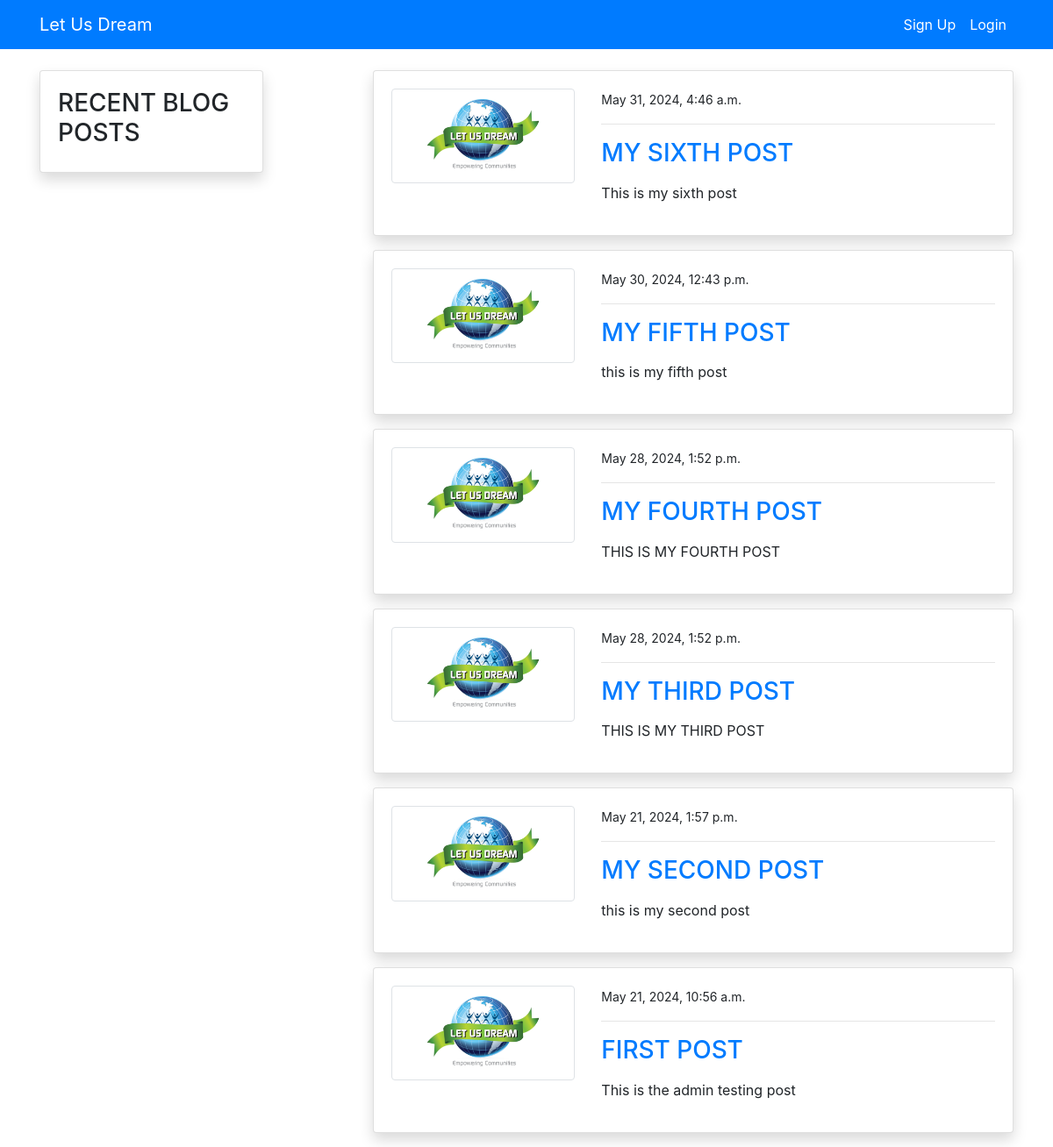
Page /home/ on the earlier database version.
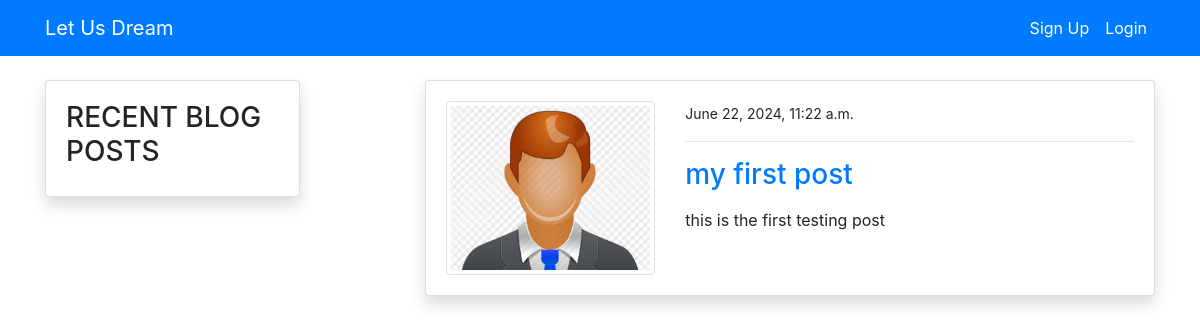
Same page on the later database version.
### blog/models.py (models this page shows, shortened)
class PostModel(models.Model):
    title = models.CharField(max_length=100)
    content = models.TextField()
    author = models.ForeignKey(User, on_delete=models.CASCADE)
    date_created = models.DateTimeField(auto_now_add=True)
    class Meta:
        ordering = ('-date_created',)

### users/models.py (models this page shows, shortened)
class ProfileModel(models.Model):
    user = models.OneToOneField(User, on_delete=models.CASCADE)
    image = models.ImageField(default='default.jpg', upload_to='profile', validators=[FileExtensionValidator(['png', 'jpg'])])

### blog/views.py (the view)
# urls.py: path('home/', views.home, name='blog-home'),
def home(request):
    posts = PostModel.objects.all()
    if request.method == 'POST':
        form = PostModelForm(request.POST)
        if form.is_valid():
            instance = form.save(commit=False)
            instance.author = request.user
            instance.save()
            return redirect('blog-home')
    else:
        form = PostModelForm()
    context = {
        'posts': posts,
        'form': form
    }
    return render(request, 'blog/home.html', context)

### templates/blog/home.html (shortened to what this page needs)
{% extends 'partials/body.html' %}
{% load crispy_forms_tags %}
{% block content %}
{% load static %}
<div class="container">
    <div class="row mt-5 pt-3">
        <div class="col-md-3 order-md-1">
            <div class="card my-3 shadow">
                <div class="card-body">
                    <h3>RECENT BLOG POSTS</h3>
                </div>
            </div>
        </div>
        <div class="col-md-8 order-md-2 offset-md-1">
            {% for post in posts %}
            <div class="card shadow my-3">
                <div class="card-body">
                    <div class="row">
                        <div class="col-md-4">
                            <img class="img-thumbnail" src="{{ post.author.profilemodel.image.url }}" alt="img">
                        </div>
                        <div class="col-md-8">
                            <small>{{ post.date_created }}</small>
                            <hr>
                            <a class="h3" href="{% url 'users-sign-up' %}">{{ post.title }}</a>
                            <p class="text-justify my-3">
                                {{ post.content }}
                            </p>
                        </div>
                    </div>
                </div>
            </div>
            {% endfor %}
        </div>
    </div>
</div>
{% endblock %}

### templates/partials/body.html (shortened to what this page needs)
{% load static %}
<!doctype html>
<html lang="en">
  <head>
    <link rel="stylesheet" href="https://cdn.jsdelivr.net/npm/bootstrap@4.6.2/dist/css/bootstrap.min.css">
      <link rel="stylesheet" href="{% static '/style.css' %}">
  </head>
  <body>
    {% block content %}
    {% endblock %}
    <nav class="navbar navbar-expand-lg navbar-primary bg-primary fixed-top">
      <div class="container">
          <a class="navbar-brand text-white" href="{% url 'users-sign-up' %}">Let Us Dream </a>
          <ul class="navbar-nav ml-auto">
            <li class="nav-item active">
                <a class="nav-link text-white" href="{% url 'users-sign-up' %}">Sign Up </a>
            </li>
            <li class="nav-item">
                <a class="nav-link text-white" href="{% url 'users-login' %}">Login</a>
            </li>
        </ul>
  </body>
</html>

Differences in the rows shown:
removed PostModel: author.profilemodel.image (picture), date_created "May 31, 2024, 4:46 a.m.", title "MY SIXTH POST", content "This is my sixth post"
removed PostModel: author.profilemodel.image (picture), date_created "May 30, 2024, 12:43 p.m.", title "MY FIFTH POST", content "this is my fifth post"
removed PostModel: author.profilemodel.image (picture), date_created "May 28, 2024, 1:52 p.m.", title "MY FOURTH POST", content "THIS IS MY FOURTH POST"
removed PostModel: author.profilemodel.image (picture), date_created "May 28, 2024, 1:52 p.m.", title "MY THIRD POST", content "THIS IS MY THIRD POST"
removed PostModel: author.profilemodel.image (picture), date_created "May 21, 2024, 1:57 p.m.", title "MY SECOND POST", content "this is my second post"
changed PostModel: author.profilemodel.image: picture removed, a placeholder shows; date_created "May 21, 2024, 10:56 a.m." → "June 22, 2024, 11:22 a.m."; title "FIRST POST" → "my first post"; content "This is the admin testing post" → "this is the first testing post"
